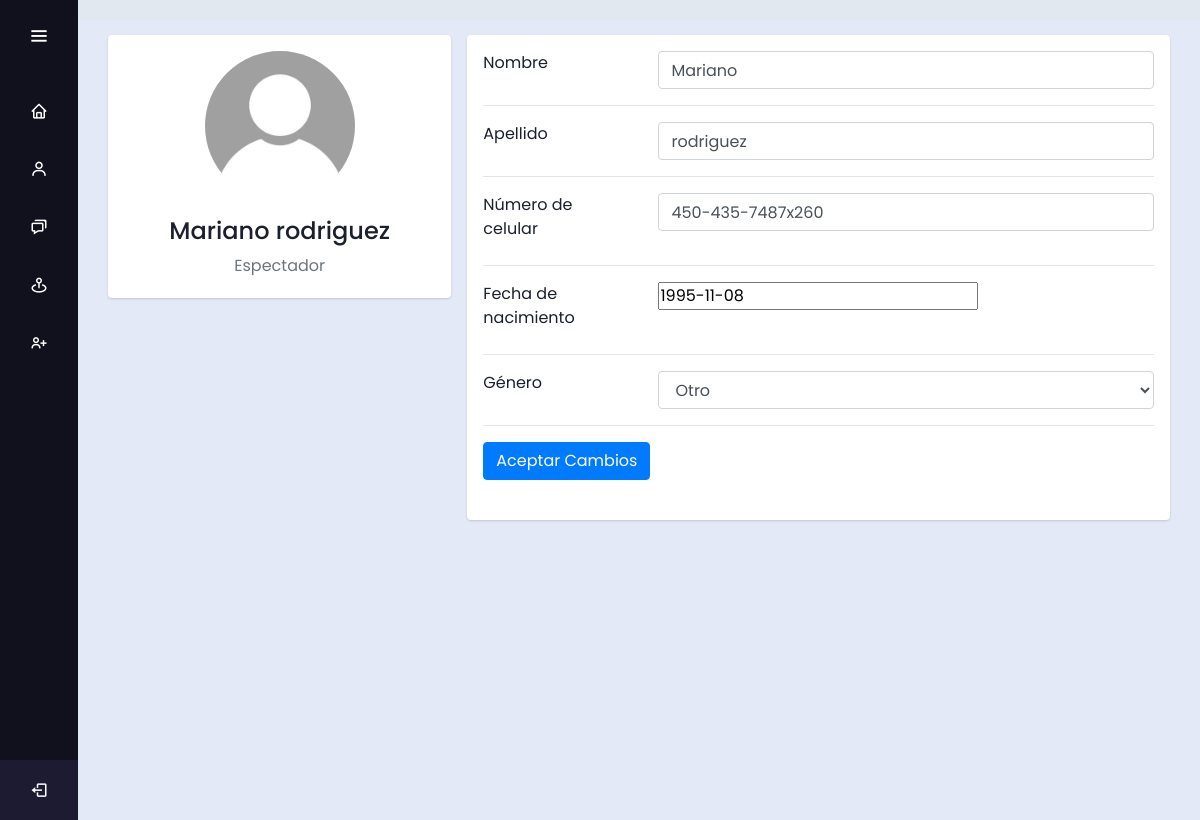
The app's page /editar/ (signed in), older data.
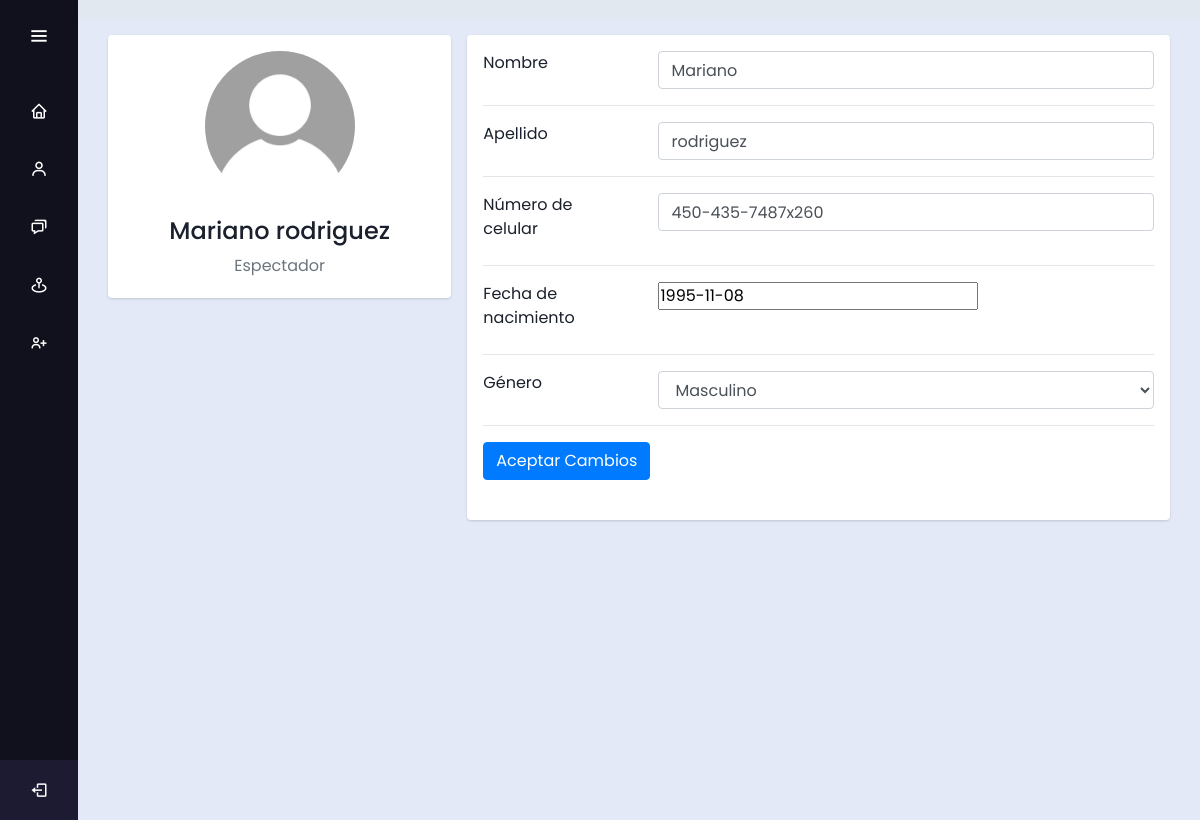
The same page, newer data.
### users/models.py (models this page shows)
class CustomUser(AbstractUser):
    ROLE = (
        ('i', 'Investigator'),
        ('v', 'Viewer'),
    )
    GENDER_CHOICES = (
        ('H', 'Masculino'),
        ('M', 'Femenino'),
        ('O', 'Otro'),
    )
    role = models.CharField(max_length=1, choices=ROLE, default='v')
    date_of_birth = models.DateField(null=True, blank=False)
    phone_number = models.CharField(max_length=20, blank=True)
    gender = models.CharField(max_length=1, choices=GENDER_CHOICES, blank=False)
    profile_picture = models.ImageField(upload_to='profile_pics/', blank=True,default='profile_pics/default_profile_pic.webp')
    groups = models.ManyToManyField(Group, related_name='custom_users')
    user_permissions = models.ManyToManyField(Permission, related_name='custom_users')

### users/views.py (the view)
# urls.py: path('editar/', edit_user, name='edit_user'),
@login_required
def edit_user(request):
    user = request.user
    if request.method == 'POST':
        form = UserEditForm(request.POST, instance=user)
        if form.is_valid():
            form.save()
            messages.success(request, 'Perfil actualizado exitosamente')
            return redirect('profile')
        else:
            messages.error(request, 'Error al actualizar el perfil')
            return redirect('profile')
    else:
        form = UserEditForm(instance=user)
    return render(request, 'edit_profile.html', {'form': form})

### users/templates/edit_profile.html (shortened to what the changed rows need)
{% extends 'base.html' %}
{% load static %}
{% block content %}
<link rel="stylesheet" href="https://cdn.jsdelivr.net/npm/bootstrap@4.3.1/dist/css/bootstrap.min.css"
>
<div class="container">
    <div class="main-body">
        <div class="row gutters-sm">
            <div class="col-md-4 mb-3">
                <div class="card">
                    <div class="card-body">
                        <div class="d-flex flex-column align-items-center text-center">
                            <img src="{{ request.user.profile_picture.url }}" alt="Admin" class="rounded-circle"
                                width="150">
                            <div class="mt-3">
                                <h4>{{request.user.first_name}} {{request.user.last_name}}</h4>
                                <p class="text-secondary mb-1">
                                    {% if request.user.role == "v" %}
                                    Espectador
                                    {% else %}
                                    Investigador
                                    {% endif %}
                                </p>
                            </div>
                        </div>
                    </div>
                </div>
            </div>
            <div class="col-md-8">
                <div class="card mb-3">
                    <div class="card-body">
                        <form method="POST" enctype="multipart/form-data">
                            <div class="row">
                                <div class="col-sm-9 text-secondary">
                                    {{ form.first_name }}
                                </div>
                            </div>
                            <div class="row">
                                <div class="col-sm-9 text-secondary">
                                    {{ form.last_name }}
                                </div>
                            </div>
                            <div class="row">
                                <div class="col-sm-9 text-secondary">
                                    {{ form.phone_number }}
                                </div>
                            </div>
                            <div class="row">
                                <div class="col-sm-9 text-secondary">
                                    {{ form.date_of_birth }}
                                </div>
                            </div>
                            <div class="row">
                                <div class="col-sm-9 text-secondary">
                                    {{ form.gender }}
                                </div>
                            </div>
                        </form>
                    </div>
                </div>
            </div>
        </div>
    </div>
</div>
{% endblock %}

Row changes from the older to the newer data that the page shows:
changed CustomUser "Mariano": gender "Otro" → "Masculino"
